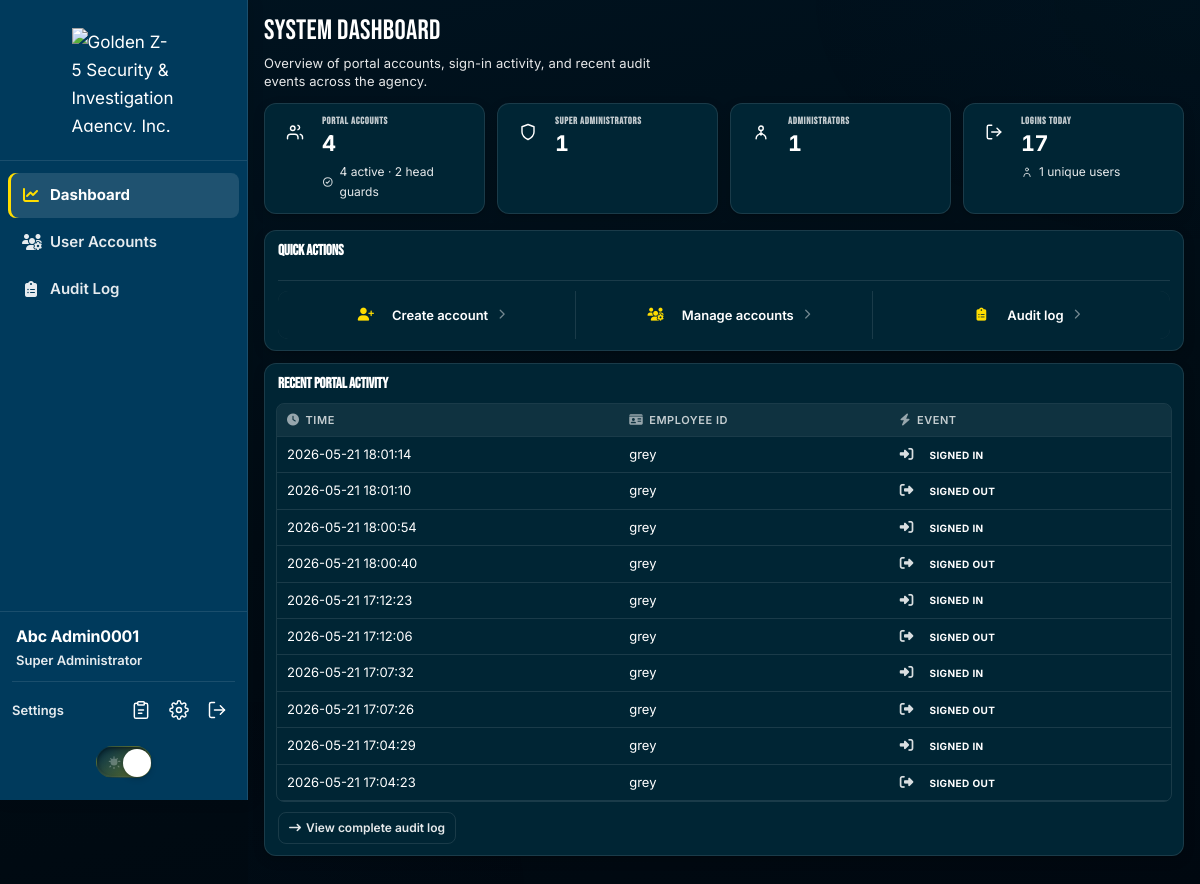
/superadmin/dashboard.php (signed in), run on the app's committed database.
### tables this page shows
CREATE TABLE `users` (
  `Company_ID` varchar(13) NOT NULL,
  `Email` varchar(255) NOT NULL,
  `First_Name` varchar(64) DEFAULT NULL,
  `Last_Name` varchar(64) DEFAULT NULL,
  `password_hash` varchar(255) NOT NULL,
  `role_id` tinyint(3) UNSIGNED DEFAULT NULL,
  `role` tinyint(3) UNSIGNED NOT NULL DEFAULT 0 COMMENT '0=headguard,1=admin,2=superadmin',
  `is_active` tinyint(1) NOT NULL DEFAULT 1,
  `failed_login_attempts` tinyint(3) UNSIGNED NOT NULL DEFAULT 0,
  `locked_until` datetime DEFAULT NULL,
  `last_login_at` datetime DEFAULT NULL,
  `password_changed_at` datetime DEFAULT NULL,
  `created_at` timestamp NOT NULL DEFAULT current_timestamp(),
  `updated_at` timestamp NULL DEFAULT current_timestamp() ON UPDATE current_timestamp()
);

CREATE TABLE `recording` (
  `id` int(10) UNSIGNED NOT NULL,
  `Company_ID` varchar(13) DEFAULT NULL,
  `actor_company_id` varchar(13) DEFAULT NULL,
  `Designation` varchar(64) DEFAULT NULL,
  `Event` varchar(20) NOT NULL COMMENT 'LOGIN|LOGOUT',
  `event_detail` varchar(255) DEFAULT NULL,
  `Time_Of_Event` datetime NOT NULL
);

### superadmin/dashboard.php (the view, shortened to what the rows shown need)
<?php
require_once __DIR__ . '/../config/app.php';
require_once __DIR__ . '/../includes/superadmin_accountability.php';
$recentAudit = [];
$auditSql = recording_supports_audit_detail($conn)
    ? 'SELECT Company_ID, Designation, Event, event_detail, Time_Of_Event FROM recording ORDER BY Time_Of_Event DESC LIMIT 10'
    : 'SELECT Company_ID, Designation, Event, Time_Of_Event FROM recording ORDER BY Time_Of_Event DESC LIMIT 10';
$auditResult = $conn->query($auditSql);
if ($auditResult) {
    while ($r = $auditResult->fetch(PDO::FETCH_ASSOC)) {
        $recentAudit[] = $r;
    }
}
?>
<!DOCTYPE html>
<html lang="en">
<head>
</head>
<body class="light-mode superadmin-portal">
<?php require __DIR__ . '/../includes/superadmin_sidebar.php'; ?>
    <main class="app-main" id="main-content">
        <div class="sa-dashboard">
            <header class="page-header sa-dashboard__hero">
                <h1 class="page-title">System Dashboard</h1>
            </header>
            <section class="card-panel sa-panel sa-panel--toolbar" aria-labelledby="sa-dashboard-quick-heading">
                <div class="sa-panel__head">
                    <h2 id="sa-dashboard-quick-heading" class="panel-title sa-panel__title">Quick actions</h2>
                </div>
            </section>
        <section class="card-panel sa-panel" aria-labelledby="sa-dashboard-activity-heading">
            <h2 id="sa-dashboard-activity-heading" class="panel-title">Recent portal activity</h2>
            <?php if ($recentAudit === []): ?>
                <p class="empty-state"><i class="fa-solid fa-inbox" aria-hidden="true"></i>No audit events recorded yet.</p>
            <?php else: ?>
                <div class="data-table-wrap sa-table-wrap">
                    <table class="data-table">
                        <thead>
                            <tr>
                                <th><i class="fa-solid fa-clock th-icon" aria-hidden="true"></i>Time</th>
                                <th><i class="fa-solid fa-id-card th-icon" aria-hidden="true"></i>Employee ID</th>
                                <th><i class="fa-solid fa-bolt th-icon" aria-hidden="true"></i>Event</th>
                            </tr>
                        </thead>
                        <tbody>
                            <?php foreach ($recentAudit as $entry): ?>
                                <?php
                                $ev = strtoupper((string) ($entry['Event'] ?? ''));
                                $badgeClass = match ($ev) {
                                    'LOGOUT' => 'badge--logout',
                                    'LOGIN' => 'badge--login',
                                    default => 'badge--admin',
                                };
                                ?>
                                <tr>
                                    <td class="mono"><?= e((string) $entry['Time_Of_Event']) ?></td>
                                    <td class="mono"><?= e((string) ($entry['Company_ID'] ?? '—')) ?></td>
                                    <td>
                                        <span class="event-cell">
                                            <i class="fa-solid <?= e(superadmin_event_icon($ev)) ?>" aria-hidden="true"></i>
                                            <span class="badge <?= e($badgeClass) ?>"><?= e(superadmin_event_label($ev)) ?></span>
                                        </span>
                                    </td>
                                </tr>
                            <?php endforeach; ?>
                        </tbody>
                    </table>
                </div>
            <?php endif; ?>
        </section>
        </div>
    </main>
</div>
</body>
</html>

### includes/superadmin_sidebar.php (shortened to what the rows shown need)
<?php
$adminProfile = admin_sidebar_profile();
?>
<aside class="app-sidebar" id="appSidebar" aria-label="Main navigation">
    <div class="sidebar-footer">
        <div class="sidebar-footer-user">
            <span class="sidebar-footer-name" title="<?= e($adminProfile['email']) ?>"><?= e($adminProfile['name']) ?></span>
            <div class="sidebar-footer-meta">
                <span class="sidebar-footer-role"><?= e($adminProfile['role']) ?></span>
            </div>
        </div>
    </div>
</aside>
<div class="app-shell">

### data on the page
users: Email+role "Abc Admin0001", Email+role "Super Administrator"
recording: Time_Of_Event "2026-05-21 18:01:14", Company_ID "grey", Event "SIGNED IN"
recording: Time_Of_Event "2026-05-21 18:01:10", Company_ID "grey", Event "SIGNED OUT"
recording: Time_Of_Event "2026-05-21 18:00:54", Company_ID "grey", Event "SIGNED IN"
recording: Time_Of_Event "2026-05-21 18:00:40", Company_ID "grey", Event "SIGNED OUT"
recording: Time_Of_Event "2026-05-21 17:12:23", Company_ID "grey", Event "SIGNED IN"
recording: Time_Of_Event "2026-05-21 17:12:06", Company_ID "grey", Event "SIGNED OUT"
recording: Time_Of_Event "2026-05-21 17:07:32", Company_ID "grey", Event "SIGNED IN"
recording: Time_Of_Event "2026-05-21 17:07:26", Company_ID "grey", Event "SIGNED OUT"
recording: Time_Of_Event "2026-05-21 17:04:29", Company_ID "grey", Event "SIGNED IN"
recording: Time_Of_Event "2026-05-21 17:04:23", Company_ID "grey", Event "SIGNED OUT"

### other printed values
$userCounts['total'] "4"
$userCounts['active'] "4"
$userCounts['guard'] "2"
$userCounts['superadmin'] "1"
$userCounts['admin'] "1"
$loginsToday "17"
$uniqueLoginsToday "1"
